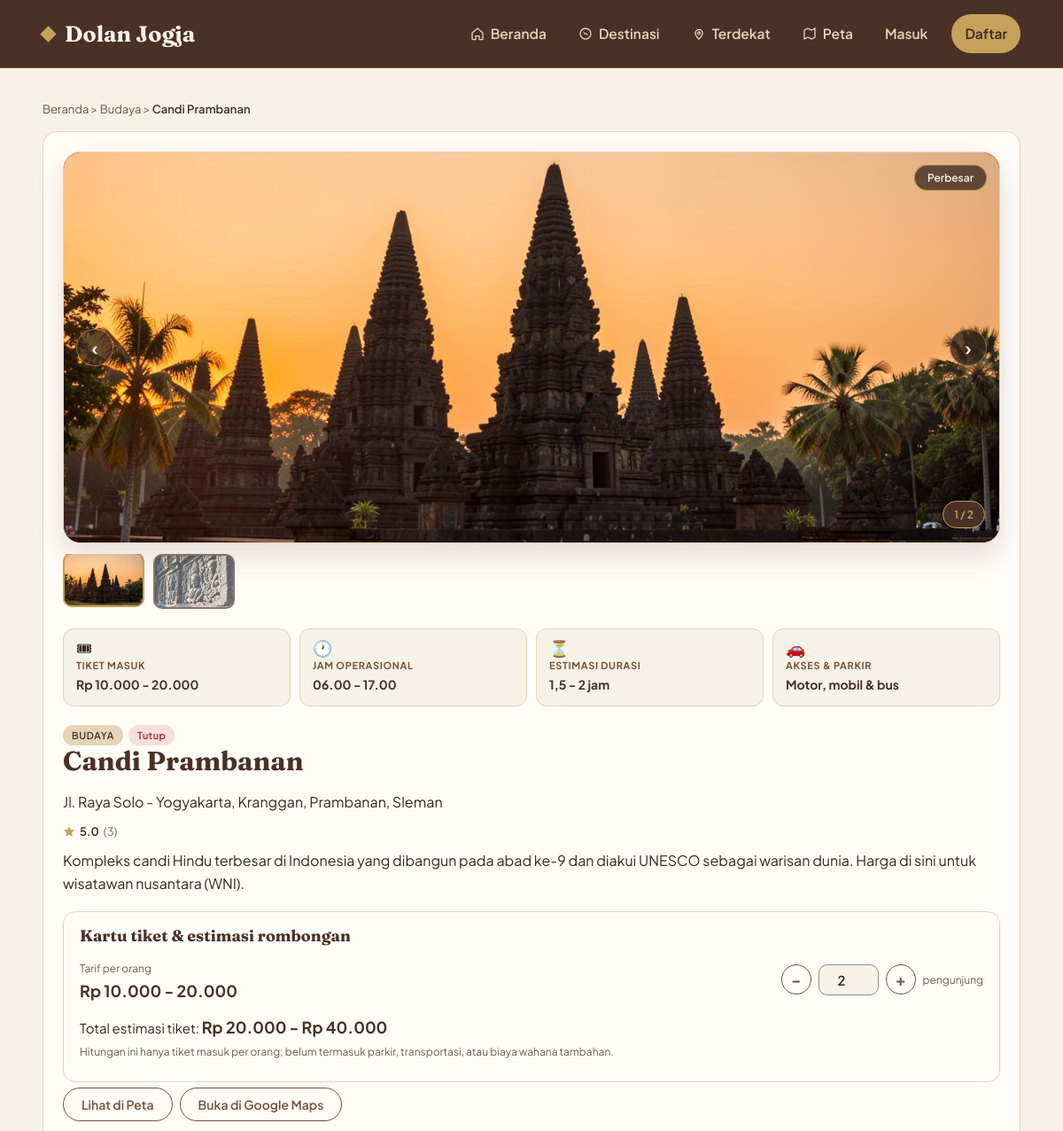
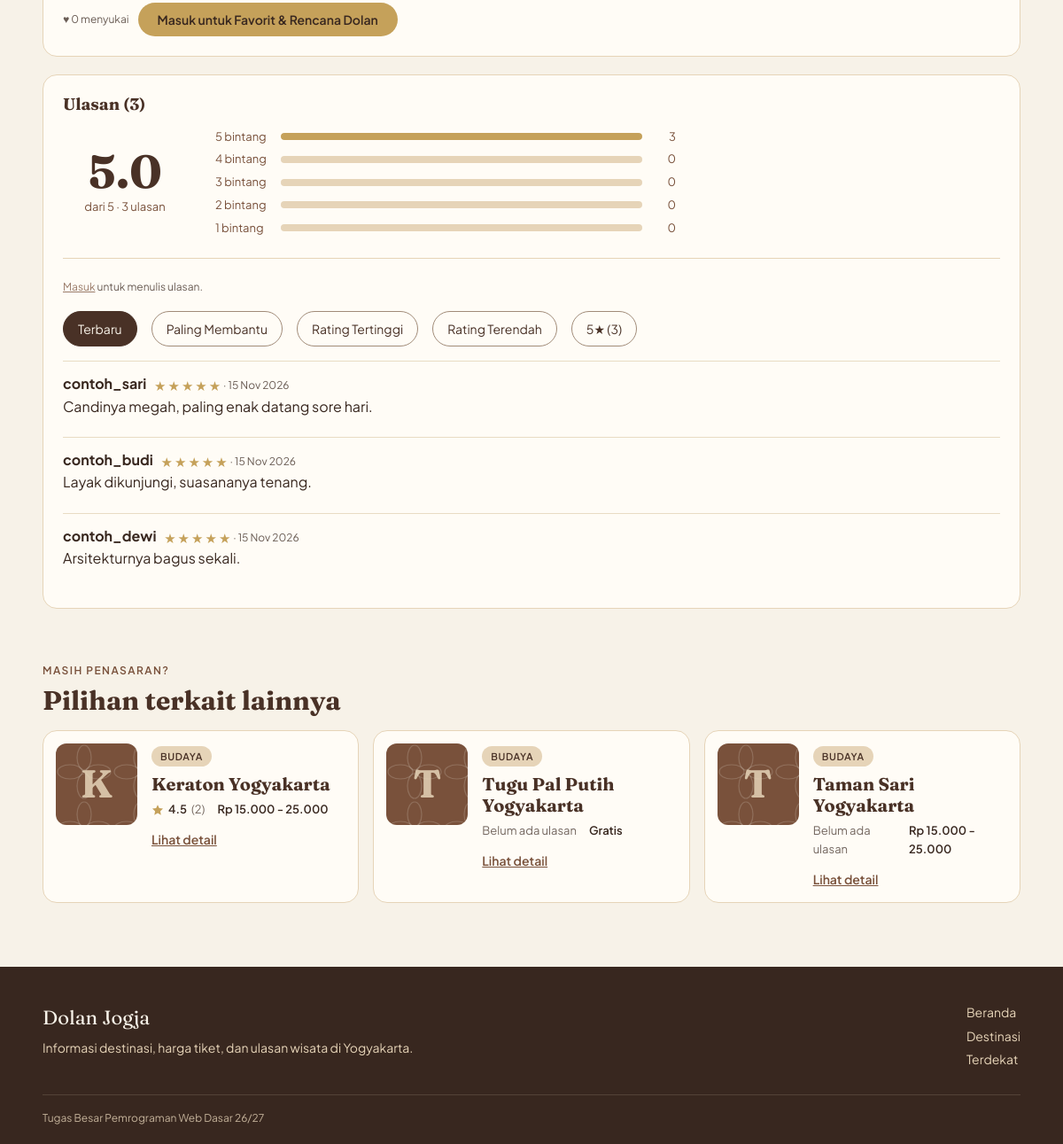
Page /destinasi/detail.php?id=1 on the committed database (2 pictures, top to bottom).
### tables this page shows
CREATE TABLE destinations (
  id INT AUTO_INCREMENT PRIMARY KEY,
  category_id INT NOT NULL,
  nama VARCHAR(100) NOT NULL,
  UNIQUE KEY unik_nama_destinasi (nama),
  lokasi VARCHAR(200) NOT NULL,
  deskripsi TEXT,
  harga_tiket INT NOT NULL DEFAULT 0,
  harga_maks INT DEFAULT NULL,
  jam_buka VARCHAR(100),
  latitude DECIMAL(10,7),
  longitude DECIMAL(10,7),
  foto VARCHAR(255),
  created_at TIMESTAMP DEFAULT CURRENT_TIMESTAMP,
  FOREIGN KEY (category_id) REFERENCES categories(id)
);

CREATE TABLE categories (
  id INT AUTO_INCREMENT PRIMARY KEY,
  nama VARCHAR(50) NOT NULL
);

CREATE TABLE reviews (
  id INT AUTO_INCREMENT PRIMARY KEY,
  destination_id INT NOT NULL,
  user_id INT NOT NULL,
  rating TINYINT NOT NULL,
  komentar TEXT,
  created_at TIMESTAMP DEFAULT CURRENT_TIMESTAMP,
  FOREIGN KEY (destination_id) REFERENCES destinations(id) ON DELETE CASCADE,
  FOREIGN KEY (user_id) REFERENCES users(id) ON DELETE CASCADE
);

CREATE TABLE users (
  id INT AUTO_INCREMENT PRIMARY KEY,
  username VARCHAR(30) NOT NULL UNIQUE,
  email VARCHAR(100) NOT NULL UNIQUE,
  password VARCHAR(255) NOT NULL,
  nama_lengkap VARCHAR(100) NOT NULL,
  no_hp VARCHAR(20) DEFAULT NULL,
  foto VARCHAR(255) DEFAULT NULL,
  role ENUM('user','admin') NOT NULL DEFAULT 'user',
  created_at TIMESTAMP DEFAULT CURRENT_TIMESTAMP
);

### destinasi/detail.php (the view, shortened to what the rows shown need)
<?php
require_once __DIR__ . "/../config/koneksi.php";
require_once __DIR__ . "/../includes/auth.php";
require_once __DIR__ . "/../includes/jam_buka.php";
require_once __DIR__ . "/../includes/ulasan_bantuan.php";
$id = (int) ($_GET["id"] ?? 0);
$st = mysqli_prepare($conn, "SELECT d.*, c.nama AS kategori,
    (SELECT AVG(rating) FROM reviews WHERE destination_id = d.id) AS rata,
    (SELECT COUNT(*) FROM reviews WHERE destination_id = d.id) AS jml_ulasan
    FROM destinations d JOIN categories c ON c.id = d.category_id WHERE d.id = ?");
mysqli_stmt_bind_param($st, "i", $id);
mysqli_stmt_execute($st);
$d = mysqli_fetch_assoc(mysqli_stmt_get_result($st));
$ada_bantuan = pastikan_bantuan_ulasan($conn);
$sql_ulasan = "SELECT r.id, r.user_id, r.rating, r.komentar, r.created_at, u.username";
if ($ada_bantuan) {
    $sql_ulasan .= ",
        (SELECT COUNT(*) FROM review_helps h WHERE h.review_id = r.id) AS membantu,
        (SELECT COUNT(*) FROM review_helps h2 JOIN reviews r2 ON r2.id = h2.review_id WHERE r2.user_id = r.user_id) AS total_membantu";
} else {
    $sql_ulasan .= ", 0 AS membantu, 0 AS total_membantu";
}
$sql_ulasan .= " FROM reviews r JOIN users u ON u.id = r.user_id WHERE r.destination_id = ? ORDER BY r.created_at DESC";
$st = mysqli_prepare($conn, $sql_ulasan);
mysqli_stmt_bind_param($st, "i", $id);
mysqli_stmt_execute($st);
$ulasan_semua = mysqli_fetch_all(mysqli_stmt_get_result($st), MYSQLI_ASSOC);
$distribusi = array(5 => 0, 4 => 0, 3 => 0, 2 => 0, 1 => 0);
foreach ($ulasan_semua as $r) {
    $rt = (int) $r["rating"];
    if (isset($distribusi[$rt])) { $distribusi[$rt]++; }
}
$opsi_urut = array(
    "terbaru"   => "Terbaru",
    "membantu"  => "Paling Membantu",
    "tertinggi" => "Rating Tertinggi",
    "terendah"  => "Rating Terendah",
);
$urut_ulasan = $_GET["urut"] ?? "terbaru";
$filter_bintang = (int) ($_GET["bintang"] ?? 0);
if ($filter_bintang < 1 || $filter_bintang > 5) { $filter_bintang = 0; }
$ulasan = array_values(array_filter($ulasan_semua, function ($r) use ($filter_bintang) {
    return $filter_bintang === 0 || (int) $r["rating"] === $filter_bintang;
}));
$tersimpan = false;
$st = mysqli_prepare($conn, "SELECT COUNT(*) AS n FROM favorites WHERE destination_id = ?");
mysqli_stmt_bind_param($st, "i", $id);
mysqli_stmt_execute($st);
$jml_favorit = (int) mysqli_fetch_assoc(mysqli_stmt_get_result($st))["n"];
$difavoritkan = false;
$harga_min  = (int) $d["harga_tiket"];
$harga_maks = ($d["harga_maks"] !== null && (int) $d["harga_maks"] > $harga_min) ? (int) $d["harga_maks"] : $harga_min;
$st = mysqli_prepare($conn, "SELECT d.id, d.nama, d.foto, d.harga_tiket, d.harga_maks, c.nama AS kategori,
    (SELECT AVG(rating) FROM reviews WHERE destination_id = d.id) AS rata,
    (SELECT COUNT(*) FROM reviews WHERE destination_id = d.id) AS jml_ulasan
    FROM destinations d JOIN categories c ON c.id = d.category_id
    WHERE d.id <> ? ORDER BY (d.category_id = ?) DESC, d.id LIMIT 3");
mysqli_stmt_bind_param($st, "ii", $id, $d["category_id"]);
mysqli_stmt_execute($st);
$terkait = mysqli_fetch_all(mysqli_stmt_get_result($st), MYSQLI_ASSOC);
require_once __DIR__ . "/../includes/header.php";
?>
<div class="wadah"><div class="halaman-isi">
    <p class="breadcrumb">
        <a href="<?php echo BASE_URL; ?>index.php">Beranda</a> &gt;
        <a href="<?php echo BASE_URL; ?>index.php?kategori=<?php echo (int) $d["category_id"]; ?>#destinasi"><?php echo e($d["kategori"]); ?></a> &gt;
        <span class="sekarang"><?php echo e($d["nama"]); ?></span>
    </p>
    <div class="panel">
        <?php
        $daftar_foto = galeri_destinasi($d["id"]);
        $jml_slide = count($daftar_foto);
        ?>
        <?php if ($jml_slide > 0) { ?>
        <div class="galeri-detail" id="galeriDestinasi">
            <div class="galeri-viewport">
            </div>
            <?php if ($jml_slide > 1) { ?>
                <div class="galeri-thumbs" id="galeriThumbs">
                </div>
            <?php } ?>
        </div>
        <?php } else { ?>
            <div class="galeri-destinasi galeri-kosong"><?php echo tampil_monogram($d["kategori"], $d["nama"]); ?></div>
        <?php } ?>
        <div class="info-praktis">
            <div class="info-praktis-item">
                <span class="info-ikon" aria-hidden="true">&#127903;</span>
                <span class="info-label">Tiket masuk</span>
                <strong><?php echo e(rentang_harga($harga_min, $harga_maks)); ?></strong>
            </div>
            <div class="info-praktis-item">
                <span class="info-ikon" aria-hidden="true">&#128336;</span>
                <span class="info-label">Jam operasional</span>
                <strong><?php echo e($d["jam_buka"] ?: "Tidak tersedia"); ?></strong>
            </div>
            <div class="info-praktis-item">
                <span class="info-ikon" aria-hidden="true">&#9203;</span>
                <span class="info-label">Estimasi durasi</span>
                <strong><?php echo e(durasi_kunjungan($d["kategori"])); ?></strong>
            </div>
            <div class="info-praktis-item">
                <span class="info-ikon" aria-hidden="true">&#128663;</span>
                <span class="info-label">Akses &amp; parkir</span>
                <strong><?php echo e(akses_parkir($d["kategori"])); ?></strong>
            </div>
        </div>
        <span class="label"><?php echo e($d["kategori"]); ?></span><?php echo badge_buka($d["jam_buka"]); ?>
        <h2><?php echo e($d["nama"]); ?></h2>
        <p><?php echo e($d["lokasi"]); ?></p>
        <p class="meta-baris"><?php echo tampil_rating($d["rata"], $d["jml_ulasan"]); ?></p>
        <p><?php echo nl2br(e($d["deskripsi"])); ?></p>
        <div class="tiket-estimasi" id="estimasiTiket"
             data-harga-min="<?php echo $harga_min; ?>"
             data-harga-maks="<?php echo $harga_maks; ?>">
            <h3>Kartu tiket &amp; estimasi rombongan</h3>
            <div class="tiket-baris">
                <div class="tiket-tarif">
                    <span class="kecil">Tarif per orang</span>
                    <strong><?php echo e(rentang_harga($harga_min, $harga_maks)); ?></strong>
                </div>
            </div>
            <p class="tiket-total">Total estimasi tiket: <strong id="teksTotalTiket"><?php echo e(rentang_harga($harga_min * 2, $harga_maks * 2)); ?></strong></p>
            <p class="kecil">Hitungan ini hanya tiket masuk per orang; belum termasuk parkir, transportasi, atau biaya wahana tambahan.</p>
        </div>
        <?php if ($d["latitude"] !== null && $d["longitude"] !== null) { ?>
            <p class="tautan-lokasi">
                <a class="tombol tombol-garis" href="<?php echo BASE_URL; ?>peta.php?fokus=<?php echo (int) $d["id"]; ?>">Lihat di Peta</a>
                <a class="tombol tombol-garis" href="https://www.google.com/maps?q=<?php echo e($d["latitude"]); ?>,<?php echo e($d["longitude"]); ?>" target="_blank" rel="noopener noreferrer">Buka di Google Maps</a>
            </p>
        <?php } ?>
        <div class="aksi-destinasi-grup">
            <?php if (sudah_login()) {
                $token_aksi = generate_csrf_token();
            ?>
                <button type="button"
                        class="tombol tombol-garis btn-favorit<?php echo $difavoritkan ? ' aktif' : ''; ?>"
                        data-endpoint="<?php echo BASE_URL; ?>user/toggle_favorit.php"
                        data-id="<?php echo (int) $d["id"]; ?>"
                        data-csrf="<?php echo e($token_aksi); ?>">
                    <span class="ikon-hati"><?php echo $difavoritkan ? "&#9829;" : "&#9825;"; ?></span>
                    <span class="teks-fav"><?php echo $difavoritkan ? "Difavoritkan" : "Favorit"; ?></span>
                    (<span class="hitung-fav"><?php echo $jml_favorit; ?></span>)
                </button>
                <button type="button"
                        class="tombol btn-rencana-toggle<?php echo $tersimpan ? ' tombol-garis' : ''; ?>"
                        data-endpoint="<?php echo BASE_URL; ?>user/toggle_rencana.php"
                        data-id="<?php echo (int) $d["id"]; ?>"
                        data-csrf="<?php echo e($token_aksi); ?>">
                    <?php echo $tersimpan ? "&#10003; Tersimpan di Rencana" : "+ Rencana Dolan"; ?>
                </button>
            <?php } else { ?>
                <span class="kecil">&#9829; <?php echo $jml_favorit; ?> menyukai</span>
                <a class="tombol" href="<?php echo BASE_URL; ?>auth/login.php">Masuk untuk Favorit &amp; Rencana Dolan</a>
            <?php } ?>
        </div>
    </div>
    <div class="panel" id="ulasan">
        <div id="wadah-ulasan">
            <?php if (count($ulasan_semua) > 0) { ?>
                <div class="ulasan-filter">
                    <?php
                    $base_ulasan = BASE_URL . "destinasi/detail.php?id=" . (int) $d["id"];
                    foreach ($opsi_urut as $k_urut => $lbl_urut) {
                        $href = $base_ulasan . "&urut=" . $k_urut . ($filter_bintang > 0 ? "&bintang=" . $filter_bintang : "") . "#ulasan";
                    ?>
                        <a class="chip<?php echo $urut_ulasan === $k_urut ? ' aktif' : ''; ?>" href="<?php echo e($href); ?>"><?php echo e($lbl_urut); ?></a>
                    <?php } ?>
                    <?php if ($filter_bintang > 0) { ?>
                        <a class="chip" href="<?php echo e($base_ulasan . "&urut=" . $urut_ulasan . "#ulasan"); ?>">Semua bintang (Reset)</a>
                    <?php } else { ?>
                        <?php for ($b = 5; $b >= 1; $b--) { if ($distribusi[$b] > 0) { ?>
                            <a class="chip" href="<?php echo e($base_ulasan . "&urut=" . $urut_ulasan . "&bintang=" . $b . "#ulasan"); ?>"><?php echo $b; ?>&#9733; (<?php echo $distribusi[$b]; ?>)</a>
                        <?php } } ?>
                    <?php } ?>
                </div>
            <?php } ?>
            <?php foreach ($ulasan as $r) {
                $nilai_rt = (int) $r["rating"];
            ?>
                <div class="ulasan-item">
                    <strong><?php echo e($r["username"]); ?></strong>
                    <span class="bintang-tampil" title="<?php echo $nilai_rt; ?>/5">
                        <?php for ($s = 1; $s <= 5; $s++) { ?>
                            <span class="<?php echo $s <= $nilai_rt ? 'isi' : 'kosong'; ?>">&#9733;</span>
                        <?php } ?>
                    </span>
                    <span class="kecil"> &middot; <?php echo e(date("d M Y", strtotime($r["created_at"]))); ?></span>
                    <p><?php echo nl2br(e($r["komentar"])); ?></p>
                </div>
            <?php } ?>
        </div>
    </div>
    <?php if (count($terkait) > 0) { ?>
    <div class="bagian">
        <h2>Pilihan terkait lainnya</h2>
        <div class="terkait-grid">
            <?php foreach ($terkait as $t) { ?>
                <div class="baris-kecil kartu-klik">
                    <?php echo tampil_foto($t["foto"], $t["kategori"], $t["nama"]); ?>
                    <div>
                        <span class="label"><?php echo e($t["kategori"]); ?></span>
                        <h3><?php echo e($t["nama"]); ?></h3>
                        <p class="meta-baris"><?php echo tampil_rating($t["rata"], $t["jml_ulasan"]); ?><span><?php echo e(rentang_harga($t["harga_tiket"], $t["harga_maks"])); ?></span></p>
                        <a href="<?php echo BASE_URL; ?>destinasi/detail.php?id=<?php echo (int) $t["id"]; ?>">Lihat detail</a>
                    </div>
                </div>
            <?php } ?>
        </div>
    </div>
    <?php } ?>
</div></div>
<?php require_once __DIR__ . "/../includes/footer.php"; ?>

### includes/fungsi.php (shortened to what the rows shown need)
<?php
function e($teks) {
    return htmlspecialchars((string) $teks, ENT_QUOTES, "UTF-8");
}
function rentang_harga($min, $maks) {
    if ((int) $min === 0 && ($maks === null || (int) $maks === 0)) {
        return "Gratis";
    }
    $teks = "Rp " . number_format($min, 0, ",", ".");
    if ($maks !== null && (int) $maks > (int) $min) {
        $teks .= " - " . number_format($maks, 0, ",", ".");
    }
    return $teks;
}
function foto_ada($foto) {
    $berkas = basename((string) $foto);
    return is_file(__DIR__ . "/../assets/uploads/destinasi/" . $berkas);
}
function tampil_monogram($kategori, $nama) {
    $kelas = "ph-" . strtolower(preg_replace("/[^a-zA-Z0-9]/", "", (string) $kategori));
    $huruf = mb_strtoupper(mb_substr((string) $nama, 0, 1, "UTF-8"), "UTF-8");
    return '<div class="foto-bingkai"><div class="ph ' . $kelas . '"><span>' . e($huruf) . '</span></div></div>';
}
function tampil_foto($foto, $kategori, $nama) {
    if (!foto_ada($foto)) {
        return tampil_monogram($kategori, $nama);
    }
    return '<div class="foto-bingkai"><img src="' . BASE_URL . 'assets/uploads/destinasi/' . rawurlencode(basename((string) $foto)) . '" alt="Foto ' . e($nama) . '" width="600" height="400" /></div>';
}
function galeri_destinasi($id) {
    global $conn;
    $id = (int) $id;
    $hasil = array();
    $folder = __DIR__ . "/../assets/uploads/destinasi/galeri/" . $id;
    $url_folder = BASE_URL . "assets/uploads/destinasi/galeri/" . $id . "/";
    if (isset($conn) && $conn instanceof mysqli) {
        $st = @mysqli_prepare($conn, "SELECT id, nama_file, keterangan FROM destination_photos WHERE destination_id = ? ORDER BY urutan, id");
        if ($st) {
            mysqli_stmt_bind_param($st, "i", $id);
            mysqli_stmt_execute($st);
            $baris = mysqli_fetch_all(mysqli_stmt_get_result($st), MYSQLI_ASSOC);
        }
    }
    if (is_dir($folder)) {
        $berkas = glob($folder . "/*");
        if ($berkas) {
            sort($berkas, SORT_NATURAL);
            $izin = array("jpg", "jpeg", "png", "webp");
            foreach ($berkas as $jalur) {
                $ext = strtolower(pathinfo($jalur, PATHINFO_EXTENSION));
                $nama_file = basename($jalur);
                $hasil[] = array(
                    "id"         => null,
                    "berkas"     => $nama_file,
                    "url"        => $url_folder . rawurlencode($nama_file),
                    "keterangan" => null,
                );
            }
        }
    }
    return $hasil;
}
function durasi_kunjungan_menit($kategori) {
    $k = strtolower(trim((string) $kategori));
    if (strpos($k, "budaya") !== false) { return array(90, 120); }
    return array(90, 120);
}
function jam_ringkas($menit) {
    $menit = (int) $menit;
    return ($menit % 60 === 0) ? (string) ($menit / 60) : number_format($menit / 60, 1, ",", ".");
}
function durasi_kunjungan($kategori) {
    list($min, $maks) = durasi_kunjungan_menit($kategori);
    return jam_ringkas($min) . " - " . jam_ringkas($maks) . " jam";
}
function akses_parkir($kategori) {
    $k = strtolower(trim((string) $kategori));
    if (strpos($k, "budaya") !== false) { return "Motor, mobil & bus"; }
    return "Motor & mobil";
}
function tampil_rating($rata, $jumlah) {
    if ((int) $jumlah === 0) {
        return '<span class="rating redup">Belum ada ulasan</span>';
    }
    return '<span class="rating"><span class="bintang"></span>' . number_format($rata, 1) . ' <span class="redup">(' . (int) $jumlah . ')</span></span>';
}

### rows in the picture
destinations: category.nama "Budaya", nama "Candi Prambanan", rentang_harga($harga_min, $harga_maks) "Rp 10.000 - 20.000", jam_buka "06.00 - 17.00", category.nama "1,5 - 2 jam", category.nama "Motor, mobil & bus", category.nama "BUDAYA", lokasi "Jl. Raya Solo - Yogyakarta, Kranggan, Prambanan, Sleman", deskripsi "Kompleks candi Hindu terbesar di Indonesia yang dibangun pada abad ke-9 dan diakui UNESCO sebagai warisan dunia. Harga di sini untuk wisatawan nusantara (WNI).", b "3"
reviews: user.username "contoh_sari", created_at "15 Nov 2026", komentar "Candinya megah, paling enak datang sore hari."
reviews: user.username "contoh_budi", created_at "15 Nov 2026", komentar "Layak dikunjungi, suasananya tenang."
reviews: user.username "contoh_dewi", created_at "15 Nov 2026", komentar "Arsitekturnya bagus sekali."
destinations: nama "K", category.nama "BUDAYA", nama "Keraton Yogyakarta", rata "4.5", jumlah "2", rentang_harga($t["harga_tiket"], $t["harga_maks"]) "Rp 15.000 - 25.000"
destinations: nama "T", category.nama "BUDAYA", nama "Tugu Pal Putih Yogyakarta", shows "Belum ada ulasan", rentang_harga($t["harga_tiket"], $t["harga_maks"]) "Gratis"
destinations: nama "T", category.nama "BUDAYA", nama "Taman Sari Yogyakarta", shows "Belum ada ulasan", rentang_harga($t["harga_tiket"], $t["harga_maks"]) "Rp 15.000 - 25.000"

### other values in the picture
$rata "5.0"
$jumlah "3"
$jml_favorit "0"
count($ulasan_semua) "3"
$d["rata"] "5.0"
$jml_b "3"
$jml_b "0"
$lbl_urut "Terbaru"
$lbl_urut "Paling Membantu"
$lbl_urut "Rating Tertinggi"
$lbl_urut "Rating Terendah"
